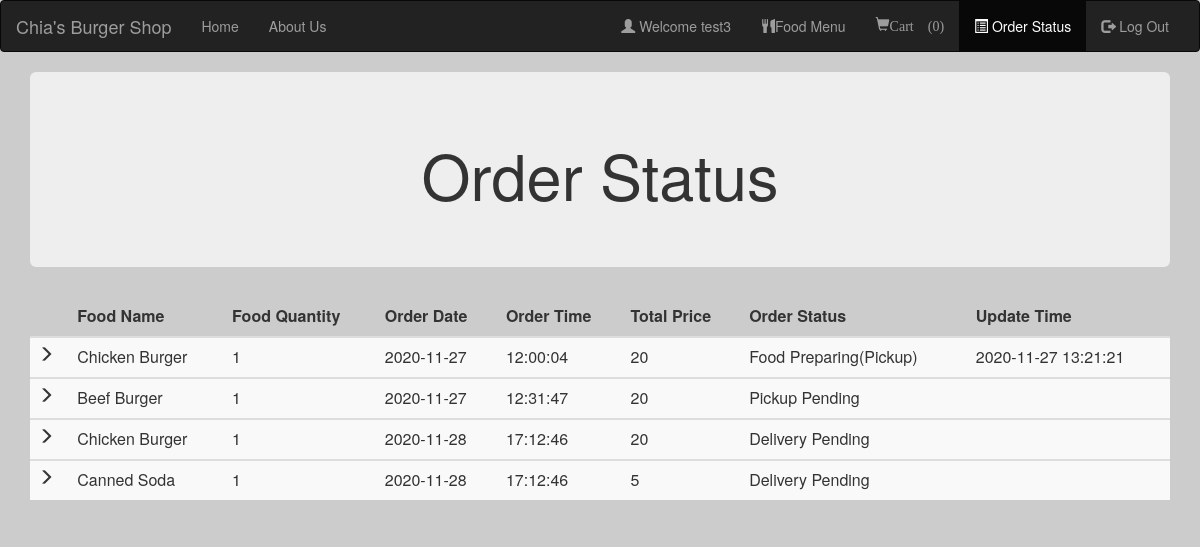
/orderstatus.php (signed in), run on the app's committed database.
### tables this page shows
CREATE TABLE `orders` (
  `order_id` int(10) NOT NULL,
  `food_id_fk` int(30) NOT NULL,
  `foodname` varchar(100) NOT NULL,
  `price` int(10) NOT NULL,
  `quantity` int(10) NOT NULL,
  `order_date` date NOT NULL,
  `order_time` time NOT NULL,
  `user_id_fk` int(11) NOT NULL,
  `username_fk` varchar(30) NOT NULL,
  `total_price` int(10) NOT NULL,
  `status` varchar(30) NOT NULL DEFAULT 'Pending',
  `complete_time` datetime DEFAULT NULL
);

### orderstatus.php (the view, shortened to what this page needs)
<?php
include "config.php";
?>
<html>
    <head>
    </head>
    <link rel="stylesheet" href="http://maxcdn.bootstrapcdn.com/bootstrap/3.3.5/css/bootstrap.min.css">
 <nav class="navbar navbar-inverse">
  <div class="container-fluid">
    <div class="navbar-header">
      <a class="navbar-brand" href="home.php">Chia's Burger Shop</a>
    </div>
    <div class="collapse navbar-collapse" id="myNavbar">
      <ul class="nav navbar-nav">
        <li><a href="home.php">Home</a></li>
        <li><a href="aboutus2.php">About Us</a></li>
      </ul>
      <ul class="nav navbar-nav navbar-right">
        <li><a href="account.php"><span class="glyphicon glyphicon-user"></span> Welcome <?php echo $_SESSION['username']; ?> </a></li>
        <li><a href="foodmenu2.php"><span class="glyphicon glyphicon-cutlery"></span>Food Menu</a></li>
        <li><a href="cart.php"><span class="glyphicon glyphicon-shopping-cart">Cart
            (<?php
              if(isset($_SESSION["cart"])){
              $count = count($_SESSION["cart"]);
              echo "$count";
            }
              else
                echo "0";
              ?>)
            </a></li>
        <li class="active"><a href="orderstatus.php"><span class="glyphicon glyphicon-list-alt"></span> Order Status </a></li>
        <li><a href="logout.php"><span class="glyphicon glyphicon-log-out"></span> Log Out </a></li>
      </ul>
    </div>
  </div>
</nav>
<?php
if(isset($_SESSION['username'])){
   $username=$_SESSION['username'];
  }
$sql = "SELECT * FROM orders WHERE username_fk='$username'";
$result = mysqli_query($con,$sql);
if (mysqli_num_rows($result) > 0)
{
  ?>
  <div class="container">
      <div class="jumbotron">
        <h1>Order Status</h1>
      </div>
    </div>
  <div class="container">
  <table class="table table-striped">
    <thead class="thead-dark">
      <tr>
        <th>  </th>
        <th> Food Name</th>
        <th> Food Quantity</th>
        <th> Order Date </th>
        <th> Order Time </th>
        <th> Total Price </th>
        <th> Order Status </th>
        <th> Update Time </th>
      </tr>
    </thead>
    <?PHP
      while($row = mysqli_fetch_assoc($result)){
    ?>
    <tbody>
    <tr>
      <td> <span class="glyphicon glyphicon-menu-right"></span> </td>
      <td><?php echo $row["foodname"]; ?></td>
      <td><?php echo $row["quantity"]; ?></td>
      <td><?php echo $row["order_date"]; ?></td>
      <td><?php echo $row["order_time"]; ?></td>
      <td><?php echo $row["total_price"]; ?></td>
      <td><?php echo $row["status"]; ?></td>
      <td><?php echo $row["complete_time"]; ?></td>
    </tr>
  </tbody>
 <?php } ?>
  </table>
</div>
    <br>
<?php } else { ?>
  <h4><center>0 RESULTS</center> </h4>
  <?php } ?>
<br>
<br>
<br>
<br>
  </body>
</html>

### orderstatus.php (style rules this page uses)
.jumbotron h1 { text-align: center; }

### data on the page
orders: foodname "Chicken Burger", quantity "1", order_date "2020-11-27", order_time "12:00:04", total_price "20", status "Food Preparing(Pickup)", complete_time "2020-11-27 13:21:21"
orders: foodname "Beef Burger", quantity "1", order_date "2020-11-27", order_time "12:31:47", total_price "20", status "Pickup Pending"
orders: foodname "Chicken Burger", quantity "1", order_date "2020-11-28", order_time "17:12:46", total_price "20", status "Delivery Pending"
orders: foodname "Canned Soda", quantity "1", order_date "2020-11-28", order_time "17:12:46", total_price "5", status "Delivery Pending"

### other printed values
$_SESSION['username'] "test3"
